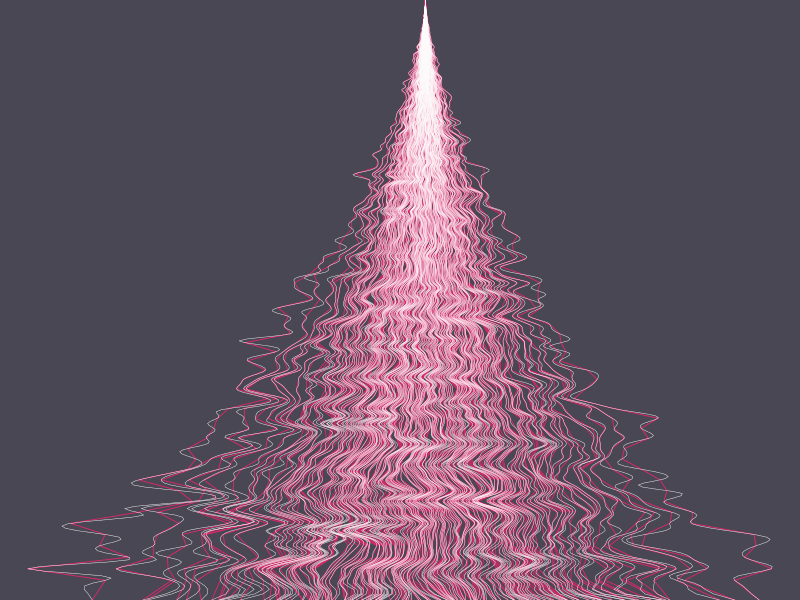
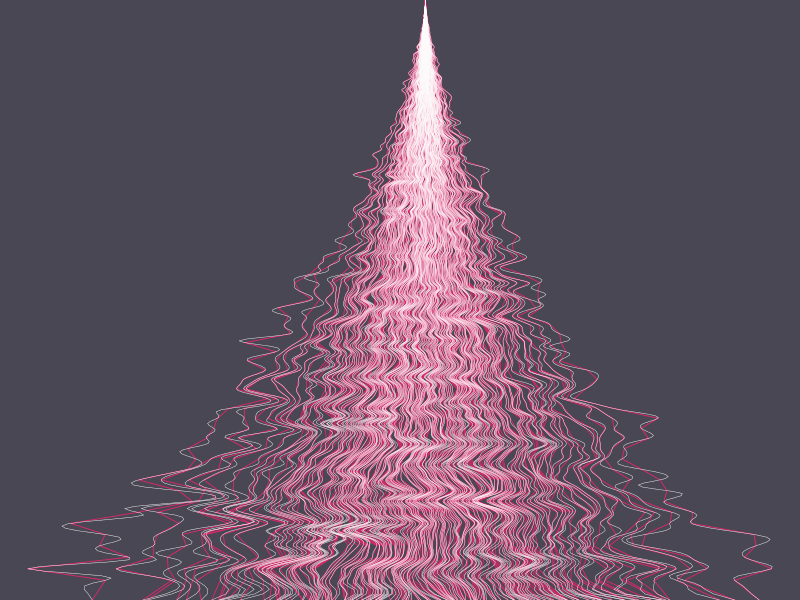

These charts were generated, in order, by the following R code:
## ---- chunk 1
knitr::opts_chunk$set(echo = TRUE)
## ---- chunk 2
library(tidyverse)
library(ggforce)
## ---- chunk 3
n = 150

rows_df <- data.frame(y = 1:n) %>% 
  rowwise() %>% 
  mutate(x = list(-n/2:n/2 + rnorm(n - 1, 0, sd = y^3))) %>% 
  ungroup() %>% 
  unnest(x) %>% 
  arrange(y, x) %>% 
  group_by(y) %>% 
  mutate(xn = row_number()) %>% 
  ungroup()

ggplot(rows_df, aes(x, y^2, group = xn)) +
  geom_bspline(size = .3, n = 100, color = "#e3256b") +
  geom_bspline(size = .15, n = 500, color = "#fcfafb") +
  scale_y_reverse() +
  coord_cartesian(expand = F) +
  theme_void() +
  theme(plot.background = element_rect(fill = "#484753", 
                                       color = NA),
        plot.margin = margin(0, 20, 0, 20))

ggsave(here::here("figures", "Whitewater.png"), width = 7, height = 7, units = "cm")


